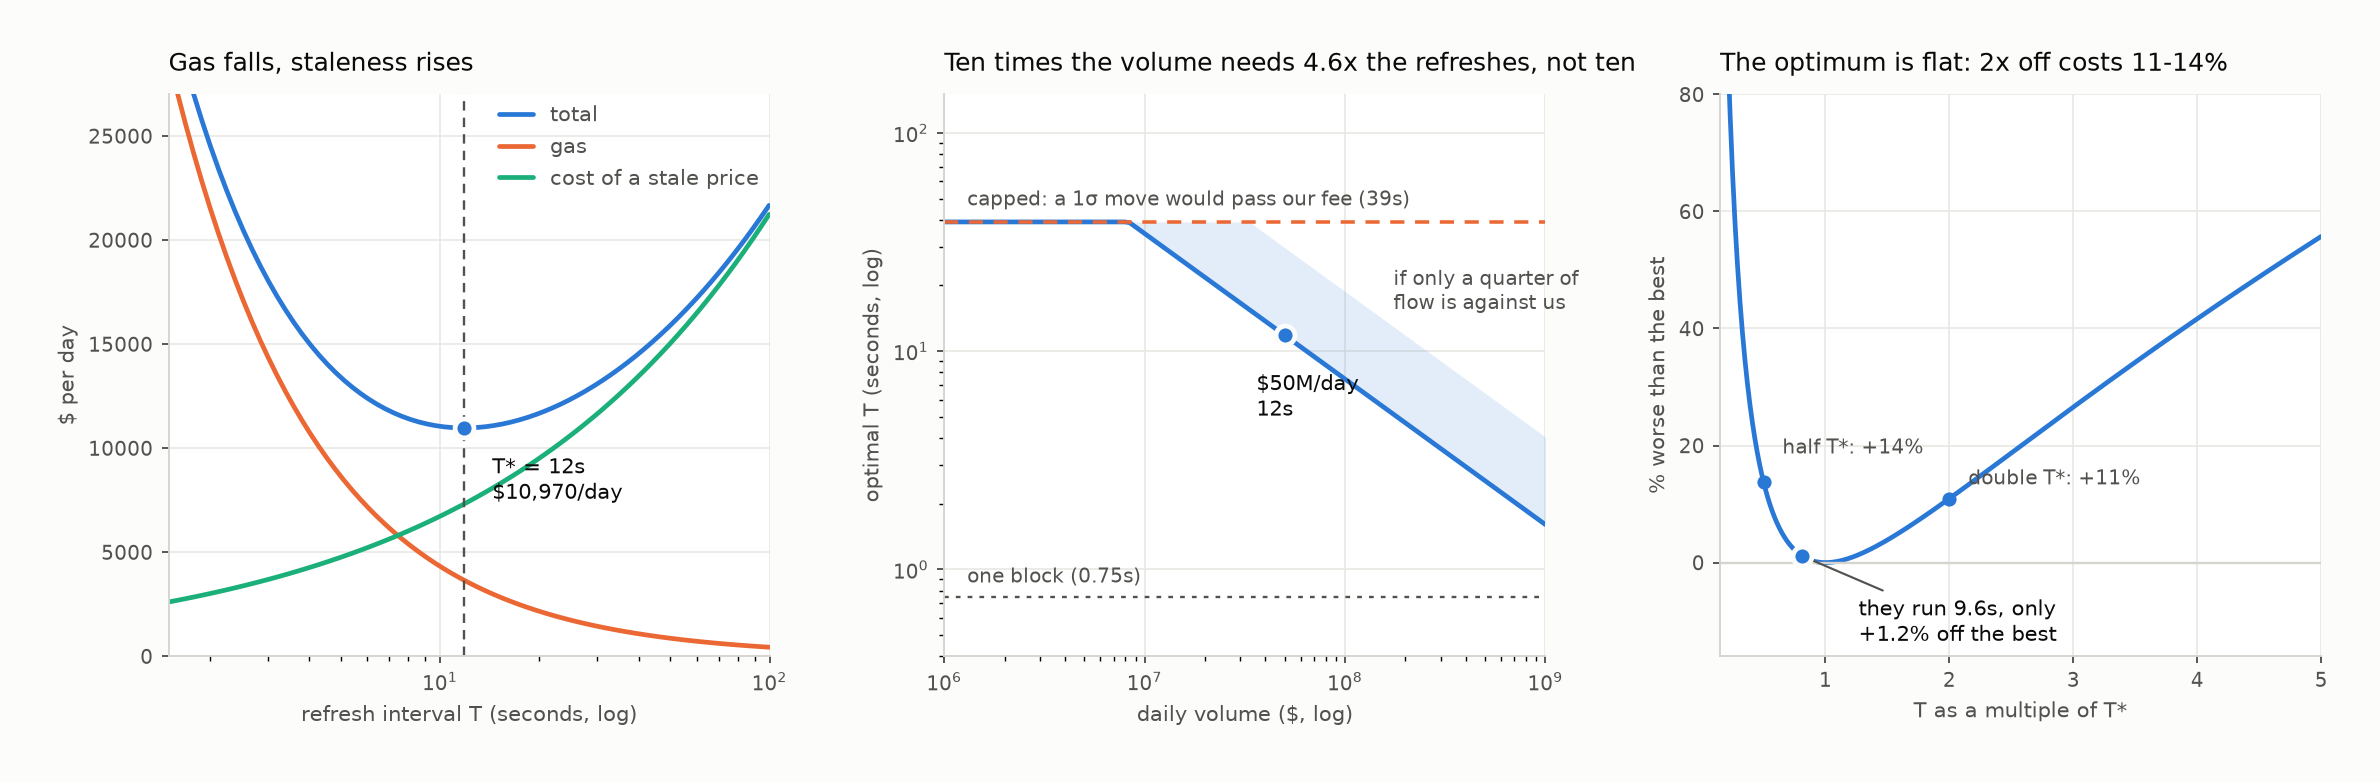

Generate this figure with Python:
"""Part 2 - optimal refresh interval T. Run: uv run python part2_refresh_model/refresh_model.py"""

import math
from pathlib import Path

import matplotlib

matplotlib.use("Agg")
import matplotlib.pyplot as plt

GAS = 0.50  # $ per refresh                     given
VOLUME = 50e6  # $ per day                      given
FEE = 5e-4  # 5 bps, as a fraction              given
BLOCK = 0.75  # seconds                         given
CURRENT_BNB_PER_DAY = 7.2  # what they spend on gas today   given
BNB_USD = 627.0  # $ per BNB                    given
SIGMA = 0.80e-4  # 0.80 bps over 1 s as a fraction, scales as sqrt(t); measured, not given
DAY = 86_400.0

# The constant c in model.md. (2/3) averages sqrt(t) over the interval;
# sqrt(2/pi) turns a standard deviation into a mean absolute move.
SHAPE = (2 / 3) * math.sqrt(2 / math.pi)

# Their current operating point: 7.2 BNB/day at $627 buys this many $0.50 refreshes.
CURRENT_T = DAY / (CURRENT_BNB_PER_DAY * BNB_USD / GAS)

INK, MUTED, SURFACE = "#0b0b0b", "#52514e", "#fcfcfb"
BLUE, ORANGE, AQUA = "#2a78d6", "#eb6834", "#1baf7a"


def gas_cost(T):
    return GAS / T * DAY


def staleness_cost(T, volume=VOLUME, sigma=SIGMA, phi=1.0):
    return SHAPE * phi * volume * sigma * math.sqrt(T)


def total_cost(T, volume=VOLUME, sigma=SIGMA, phi=1.0):
    return gas_cost(T) + staleness_cost(T, volume, sigma, phi)


def optimal_T(volume=VOLUME, sigma=SIGMA, phi=1.0):
    """T* = [2G / (c*phi*V*sigma)]^(2/3), from dC/dT = 0."""
    return (2 * GAS / (SHAPE * phi * (volume / DAY) * sigma)) ** (2 / 3)


def one_sigma_cap():
    """T at which a one-standard-deviation move, sigma*sqrt(T), equals the fee.

    Past this the constant-flow model breaks: the stale price attracts arbitrage
    rather than ordinary flow, so V is no longer a given."""
    return (FEE / SIGMA) ** 2


def penalty(u):
    """Cost at T = u*T*, relative to the best."""
    return 1 / (3 * u) + (2 / 3) * math.sqrt(u)


def _style(ax, title, xlabel, ylabel):
    ax.set_title(title, fontsize=10.5, color=INK, pad=10, loc="left")
    ax.set_xlabel(xlabel, fontsize=9, color=MUTED)
    ax.set_ylabel(ylabel, fontsize=9, color=MUTED)
    ax.tick_params(labelsize=8.5, colors=MUTED, length=3)
    ax.grid(True, color="#e8e7e3", linewidth=0.7)
    ax.set_axisbelow(True)
    for side in ("top", "right"):
        ax.spines[side].set_visible(False)
    for side in ("left", "bottom"):
        ax.spines[side].set_color("#d5d4cf")


def figure(path):
    fig, (ax1, ax2, ax3) = plt.subplots(1, 3, figsize=(14, 4.6), facecolor=SURFACE)
    T_star = optimal_T()

    Ts = [1.5 * 1.06**i for i in range(73)]
    for fn, colour, label in (
        (total_cost, BLUE, "total"),
        (gas_cost, ORANGE, "gas"),
        (staleness_cost, AQUA, "cost of a stale price"),
    ):
        ax1.plot(
            Ts, [fn(t) for t in Ts], color=colour, linewidth=2, solid_capstyle="round", label=label
        )
    ax1.axvline(T_star, color=MUTED, linewidth=1, linestyle=(0, (4, 3)))
    ax1.plot(
        [T_star],
        [total_cost(T_star)],
        "o",
        color=BLUE,
        markersize=8,
        markeredgecolor=SURFACE,
        markeredgewidth=2,
        zorder=5,
    )
    ax1.annotate(
        f"T* = {T_star:.0f}s\n${total_cost(T_star):,.0f}/day",
        (T_star, total_cost(T_star)),
        textcoords="offset points",
        xytext=(12, -30),
        fontsize=9,
        color=INK,
    )
    leg = ax1.legend(
        loc="upper right",
        fontsize=9,
        frameon=False,
        handlelength=1.6,
        labelcolor=MUTED,
        borderpad=0,
    )
    leg.set_zorder(6)
    ax1.set_xscale("log")
    ax1.set_xlim(1.5, 100)
    ax1.set_ylim(0, 27_000)
    _style(ax1, "Gas falls, staleness rises", "refresh interval T (seconds, log)", "$ per day")

    vols = [10 ** (6 + i / 40) for i in range(121)]
    lo = [min(optimal_T(v, phi=1.0), one_sigma_cap()) for v in vols]
    hi = [min(optimal_T(v, phi=0.25), one_sigma_cap()) for v in vols]
    ax2.fill_between(vols, lo, hi, color=BLUE, alpha=0.13, linewidth=0)
    ax2.plot(vols, lo, color=BLUE, linewidth=2, solid_capstyle="round")
    ax2.axhline(one_sigma_cap(), color=ORANGE, linewidth=1.5, linestyle=(0, (4, 3)))
    ax2.axhline(BLOCK, color=MUTED, linewidth=1, linestyle=(0, (2, 3)))
    ax2.annotate(
        f"capped: a 1σ move would pass our fee ({one_sigma_cap():.0f}s)",
        (1.3e6, one_sigma_cap()),
        textcoords="offset points",
        xytext=(0, 7),
        fontsize=8.5,
        color=MUTED,
    )
    ax2.annotate(
        "one block (0.75s)",
        (1.3e6, BLOCK),
        textcoords="offset points",
        xytext=(0, 6),
        fontsize=8.5,
        color=MUTED,
    )
    ax2.annotate(
        "if only a quarter of\nflow is against us",
        (3e8, optimal_T(3e8, phi=0.25)),
        textcoords="offset points",
        xytext=(-20, 22),
        fontsize=8.5,
        color=MUTED,
    )
    ax2.plot(
        [VOLUME],
        [optimal_T()],
        "o",
        color=BLUE,
        markersize=8,
        markeredgecolor=SURFACE,
        markeredgewidth=2,
        zorder=5,
    )
    ax2.annotate(
        f"$50M/day\n{optimal_T():.0f}s",
        (VOLUME, optimal_T()),
        textcoords="offset points",
        xytext=(-12, -34),
        fontsize=9,
        color=INK,
    )
    ax2.set_xscale("log")
    ax2.set_yscale("log")
    ax2.set_xlim(1e6, 1e9)
    ax2.set_ylim(0.4, 150)
    _style(
        ax2,
        "Ten times the volume needs 4.6x the refreshes, not ten",
        "daily volume ($, log)",
        "optimal T (seconds, log)",
    )

    us = [0.15 + i * 0.01 for i in range(486)]
    ax3.plot(
        us, [(penalty(u) - 1) * 100 for u in us], color=BLUE, linewidth=2, solid_capstyle="round"
    )
    ax3.axhline(0, color="#d5d4cf", linewidth=1)
    theirs = CURRENT_T / T_star
    ax3.plot(
        [theirs],
        [(penalty(theirs) - 1) * 100],
        "o",
        color=BLUE,
        markersize=8,
        markeredgecolor=SURFACE,
        markeredgewidth=2,
        zorder=5,
    )
    ax3.annotate(
        f"they run {CURRENT_T:.1f}s, only\n+{(penalty(theirs) - 1) * 100:.1f}% off the best",
        (theirs, (penalty(theirs) - 1) * 100),
        textcoords="offset points",
        xytext=(24, -36),
        fontsize=9,
        color=INK,
        arrowprops={"arrowstyle": "-", "color": MUTED, "linewidth": 0.9},
    )
    for u, dx, dy in ((0.5, 8, 12), (2.0, 8, 6)):
        ax3.plot([u], [(penalty(u) - 1) * 100], "o", color=BLUE, markersize=5, zorder=5)
        ax3.annotate(
            f"half T*: +{(penalty(u) - 1) * 100:.0f}%"
            if u < 1
            else f"double T*: +{(penalty(u) - 1) * 100:.0f}%",
            (u, (penalty(u) - 1) * 100),
            textcoords="offset points",
            xytext=(dx, dy),
            fontsize=8.5,
            color=MUTED,
        )
    ax3.set_xlim(0.15, 5)
    ax3.set_ylim(-16, 80)
    _style(
        ax3,
        "The optimum is flat: 2x off costs 11-14%",
        "T as a multiple of T*",
        "% worse than the best",
    )

    fig.tight_layout(pad=2.2)
    fig.savefig(path, dpi=170, facecolor=SURFACE)
    print(f"wrote {path}")


def main():
    T = optimal_T()
    print(
        f"sigma = {SIGMA * 1e4:.2f} bps over 1s (measured)   gas ${GAS:.2f}   "
        f"volume ${VOLUME / 1e6:g}M/day   fee {FEE * 1e4:g} bps\n"
    )
    print(f"  T*                {T:.1f} s   ({T / BLOCK:.0f} blocks, {DAY / T:,.0f} refreshes/day)")
    print(
        f"  cost at T*        ${total_cost(T):,.0f}/day  "
        f"(gas ${gas_cost(T):,.0f} + stale ${staleness_cost(T):,.0f})"
    )
    print(f"  revenue           ${VOLUME * FEE:,.0f}/day at {FEE * 1e4:g} bps")
    print(f"  1-sigma move at T* {SIGMA * math.sqrt(T) * 1e4:.2f} bps vs a {FEE * 1e4:g} bps fee")
    print(f"  they run          {CURRENT_T:.1f} s, {(penalty(CURRENT_T / T) - 1) * 100:.1f}% off")
    print(f"  feasible band     {BLOCK:g} s .. {one_sigma_cap():.0f} s   -> T* is interior\n")

    print(
        f"{'daily volume':>14}{'T* (s)':>9}{'blocks':>8}{'refresh/day':>13}{'gas/day':>10}"
        f"{'1-sigma':>10}"
    )
    print("-" * 64)
    for v in (5e6, 25e6, 50e6, 100e6, 500e6):
        t = min(optimal_T(v), one_sigma_cap())
        note = " *" if optimal_T(v) > one_sigma_cap() else ""
        print(
            f"{'$' + format(v / 1e6, ',.0f') + 'M':>14}{t:>9.1f}{t / BLOCK:>8.0f}"
            f"{DAY / t:>13,.0f}{'$' + format(DAY / t * GAS, ',.0f'):>10}"
            f"{SIGMA * math.sqrt(t) * 1e4:>7.1f}bps{note}"
        )
    print("  * capped: the unconstrained optimum would let a 1-sigma move exceed the fee\n")

    print(
        f"2-second Binance gap: a 1-sigma move is {SIGMA * math.sqrt(2) * 1e4:.2f} bps "
        f"against a {FEE * 1e4:g} bps fee, and shorter than T* itself -> not a staleness event."
    )
    print(f"It becomes one only past {one_sigma_cap():.0f} s.")
    figure(Path(__file__).with_name("refresh_model.png"))


if __name__ == "__main__":
    main()
